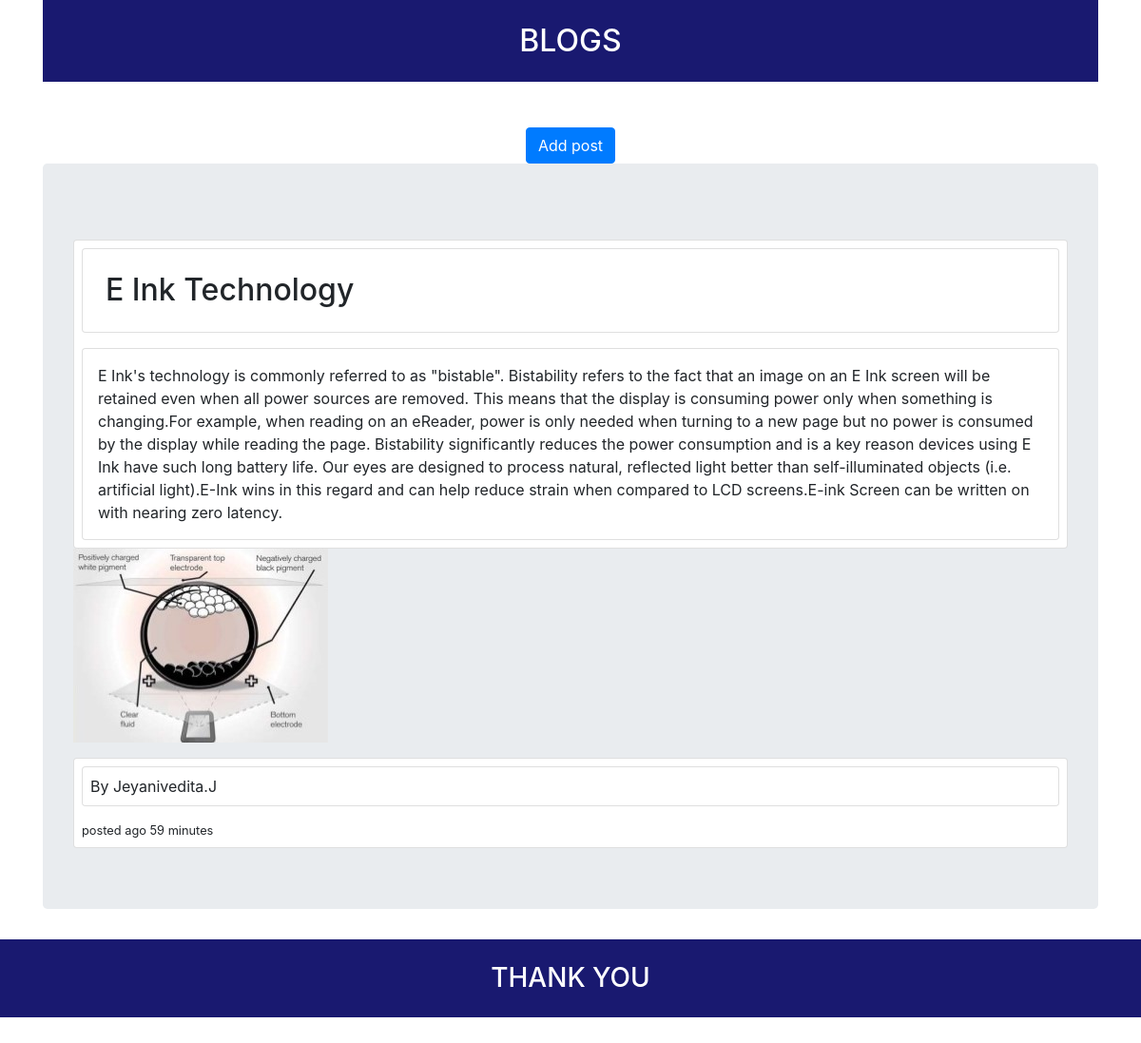
/blog/home, run on the app's committed database.
### blog/models.py (models this page shows, shortened)
class Post(models.Model):
    title = models.CharField(max_length=50)
    description = models.CharField(max_length=1000)
    images = models.ImageField(upload_to='blog_images', blank=True)
    date_posted = models.DateTimeField(default=datetime.datetime.now())
    author = models.CharField(max_length=40)

### blog/views.py (the view)
# urls.py: 2. Add a URL to urlpatterns:  path('', views.home, name='home')
def home(request):
    post = Post.objects.all()
    data = {
        'posts': post
    }
    return render(request, template_name='blog/home.html', context=data)

### blog/Templates/blog/home.html (shortened to what this page needs)
{% load static %}
<!DOCTYPE html>
<html lang="en">
<head>
<link rel="stylesheet" href="https://cdn.jsdelivr.net/npm/bootstrap@4.5.3/dist/css/bootstrap.min.css">
</head>
<body>
<div class="container" >
    <h2 class="head center p-4 mb-5" style="background-color: midnightblue;color: white;text-align: center"> BLOGS </h2>
 <div class="text-center">
    <a href="{% url 'createpost-url' %}" class="btn btn-primary"> Add post</a>
 </div>
{% for post in posts %}
    <div class="jumbotron">
    <div  class="card mt-3" >
            <h2 class="card - head p-4 m-2">{{ post.title }}</h2>
        <p class="card - body m-2 p-3"> {{ post.description  }}</p>
         </div>
         <img src="{{ post.images.url }}" alt="NO Image Available">
          <div  class="card mt-3" >
            <small class="card - footer p-2 mb-3 m-2" style="font-size:1rem"> By {{ post.author }}</small>
             <small class="ml-2 mb-2"> posted ago {{ post.date_posted | timesince }}</small>
            </div>
</div>
{% endfor %}
</div>
<div>
  <h3 class="head center p-4 mb-5" style="background-color: midnightblue;color: white;text-align: center"> THANK YOU </h3>
</div>
</body>
</html>

### data on the page
Post: title "E Ink Technology", description "E Ink's technology is commonly referred to as \"bistable\". Bistability refers to the fact that an image on an E Ink screen will be retained even when all power sources are removed. This means that the display is consuming power only when something is changing.For example, when reading on an eReader, power is only needed when turning to a new page but no power is consumed by the display while reading the page. Bistability significantly reduces the power consumption and is a key reason devices using E Ink have such long battery life. Our eyes are designed to process natural, reflected light better than self-illuminated objects (i.e. artificial light).E-Ink wins in this regard and can help…", images (picture), author "Jeyanivedita.J", date_posted "59 minutes"
